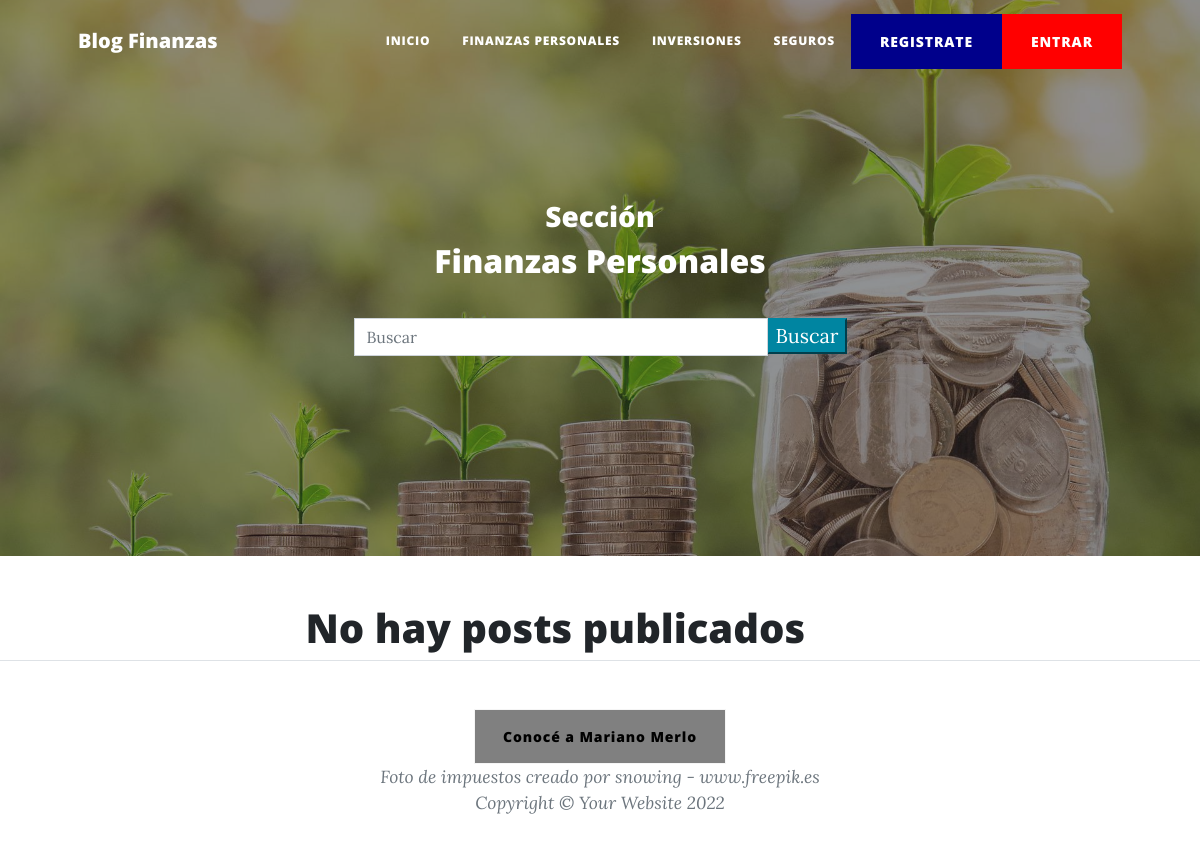
The page /AppBlog/finanzaspersonales/ on the database as committed earlier.
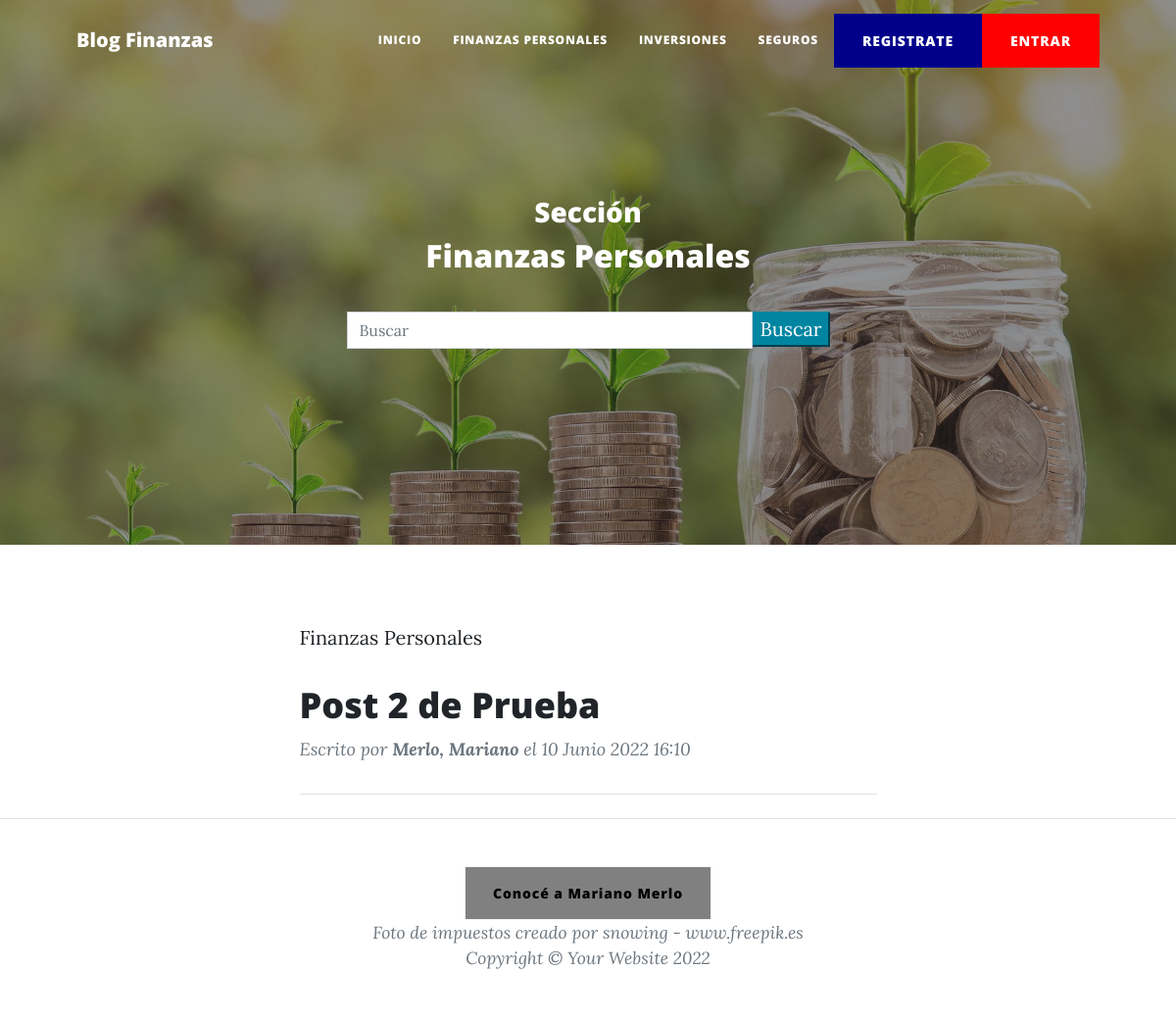
The same page on the database as committed later.
### AppBlog/models.py (models this page shows, shortened)
class Post(models.Model):
    titulo = models.CharField('Título', max_length = 90, null = False, blank = False)
    slug = models.CharField('Slug', max_length = 100, null = False, blank = False)
    subtitulo = models.CharField('Subtítulo', max_length = 110, null = False, blank = False)
    cuerpo = RichTextField('Cuerpo', blank = False, null = False)
    imagen = models.URLField(max_length = 1100, null = False, blank = False)
    autor = models.ForeignKey(Autor, on_delete = models.CASCADE)
    categoria = models.ForeignKey(Categoria, on_delete = models.CASCADE)
    estado = models.BooleanField('Publicado/No Publicado', default = True)
    fecha_creacion = models.DateTimeField('Fecha de Creación', auto_now = False, auto_now_add = True)
    class Meta:
        verbose_name = 'Post'
        verbose_name_plural = 'Posts'

class Categoria(models.Model):
    nombre = models.CharField('Nombre de la Categoría', max_length = 100, null = False, blank = False)
    fecha_creacion = models.DateTimeField('Fecha de Creación', auto_now = False, auto_now_add = True)
    estado = models.BooleanField('Categoría Activa/No Activa', default = True)
    class Meta:
        verbose_name = 'Categoría'
        verbose_name_plural = 'Categorías'
    def __str__(self):
        return self.nombre

class Autor(models.Model):
    nombre = models.CharField('Nombre del Autor', max_length = 255, null = False, blank = False)
    apellido = models.CharField('Apellido del Autor', max_length = 255, null = False, blank = False)
    email = models.EmailField('Email', max_length = 255, null = False, blank = False)
    fecha_creacion = models.DateTimeField('Fecha de Creación', auto_now = False, auto_now_add = True)
    estado = models.BooleanField('Autor Activo/No Activo', default = True)
    class Meta:
        verbose_name = 'Autor'
        verbose_name_plural = 'Autores'
    def __str__(self):
        return self.apellido + ', ' + self.nombre

### AppBlog/views.py (the view)
# urls.py: path('finanzaspersonales/', finanzaspersonales, name = 'finanzaspersonales'),
def finanzaspersonales(request):
    queryset = request.GET.get("buscar")
    posts = Post.objects.filter(estado = True, categoria = Categoria.objects.get(nombre__iexact = 'Finanzas Personales'))
    if queryset:
        posts = Post.objects.filter(Q(titulo__icontains = queryset) | Q(subtitulo__icontains = queryset), estado = True, categoria = Categoria.objects.get(nombre__iexact = 'Finanzas Personales')).distinct()
    paginator = Paginator(posts, 3)
    page = request.GET.get('page')
    posts = paginator.get_page(page)
    return render(request, 'AppBlog/finanzaspersonales.html', {'posts': posts})

### AppBlog/templates/AppBlog/finanzaspersonales.html
{% extends 'AppBlog/padre.html' %}
{% load static %}
{% block título %}
<h3>Sección</h3>
<h2>Finanzas Personales</h2>
{% endblock %}
{% block imagen %}
{% static 'AppBlog/assets/img/finanzaspersonales-bg.jpg' %}
{% endblock %}

### AppBlog/templates/AppBlog/padre.html (shortened to what the changed rows need)
<!DOCTYPE html>
<html lang="en">
    <head>
        {% load static %}
        <link href="{% static 'AppBlog/css/styles.css' %}" rel="stylesheet" />
    </head>
    <body>
        <header class="masthead" style="background-image: url({% block imagen %} {% static 'AppBlog/assets/img/home-bg.jpg' %} {% endblock %})">
            <div class="container position-relative px-4 px-lg-5">
                <div class="row gx-4 gx-lg-5 justify-content-center">
                    <div class="col-md-10 col-lg-8 col-xl-7">
                        <div class="site-heading">
                            {% block título %}
                            {% endblock %}
                            <br>
                        </div>
                    </div>
                </div>
            </div>
        </header>
        <div class="container px-4 px-lg-5">
            <div class="row gx-4 gx-lg-5 justify-content-center">
                <div class="col-md-10 col-lg-8 col-xl-7">
                    {% block post %}
                    {% if posts %}
                    {% for post in posts %}
                        <div class="post-preview">
                            <a href="{% url 'detallePost' post.slug %}">
                                <p class="post-meta">
                                    {{ post.categoria }}
                                </p>
                                <h2 class="post-title">
                                    {{ post.titulo }}
                                </h2>
                            </a>
                            <p class="post-meta">
                                Escrito por
                                <strong>{{ post.autor }}</strong>
                                el {{ post.fecha_creacion }}
                            </p>
                        </div>
                        <hr class="my-4" />
                    {% endfor %}
                    {% else %}
                    <h1>No hay posts publicados</h1>
                    {% endif %}
                    {% endblock %}
                </div>
            </div>
        </div>
    </body>
</html>

Rows that differ between the two databases and show on the page:
added Post: categoria "Finanzas Personales", titulo "Post 2 de Prueba", autor "Merlo, Mariano", fecha_creacion "10 Junio 2022 16:10"
Other text that changed with them:
text no longer shown: "No hay posts publicados"
